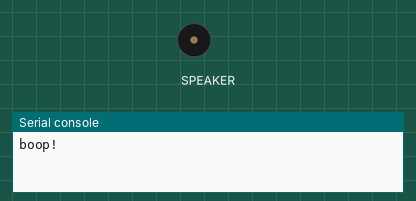
This program was run on a simulated Raspberry Pi Pico running CircuitPython. Shown: buzzer (waves = sounding), the last lines printed to the serial console. Random numbers come from a fixed seed; audio playback is drawn as a buzzer.

Above: at 0.3 s.
At 2.55 s:
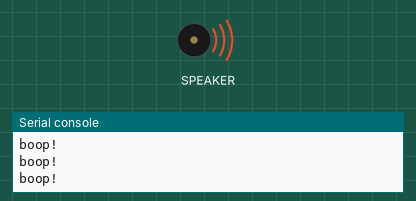
Timing chart, 0 to 3.0 s (numbered marks = the images above):
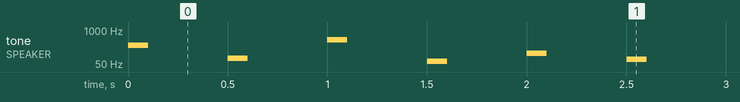

Measured:
- by itself, tone on SPEAKER: plays 261 Hz for 0.10 s, 82 Hz for 0.10 s, 415 Hz for 0.10 s, 65 Hz for 0.10 s, 130 Hz for 0.10 s, 77 Hz for 0.10 s … (260 notes in this stretch)

The program:

code_helloboop.py
```python
# 1_getting_started/code_helloboop.py -- Getting synthio up and running
# part of todbot circuitpython synthio tutorial
# 10 Feb 2025 - @todbot / Tod Kurt
import time
import random
import board
import synthio
import audiobusio

# how we have our circuit wired up or pico_test_synth
i2s_bck_pin = board.GP20
i2s_lck_pin = board.GP21
i2s_dat_pin = board.GP22

# hook up external stereo I2S audio DAC board
audio = audiobusio.I2SOut(bit_clock=i2s_bck_pin, word_select=i2s_lck_pin, data=i2s_dat_pin)
# make the synthesizer
synth = synthio.Synthesizer(sample_rate=44100, channel_count=2)
# plug synthesizer into audio output
audio.play(synth)

midi_note = 60  # midi note to play, 60 = C4

while True:
    print("boop!")
    synth.press(midi_note) # start note playing
    time.sleep(0.1)
    synth.release(midi_note) # release the note we pressed
    time.sleep(0.4)
    midi_note = random.randint(32,72)   # pick a new random note
```
